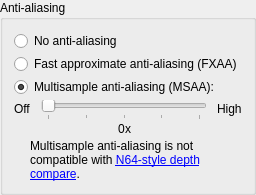
            <widget class="QGroupBox" name="antiAliasingGroupBox">
             <property name="title">
              <string>Anti-aliasing</string>
             </property>
             <layout class="QVBoxLayout" name="verticalLayout_25">
              <property name="spacing">
               <number>18</number>
              </property>
              <item>
               <widget class="QFrame" name="aliasingFrame">
                <property name="toolTip">
                 <string>&lt;html&gt;&lt;head/&gt;&lt;body&gt;&lt;p&gt;GLideN64 offers two methods to smooth jagged polygons:&lt;/p&gt;&lt;p&gt;&lt;span style=&quot; font-weight:600;&quot;&gt;Fast approximate anti-aliasing (FXAA)&lt;/span&gt;: FXAA is a post-processing filter that can provide a decent result, but as good as MSAA. The main reason to use FXAA is to use with &lt;span style=&quot; font-weight:600;&quot;&gt;N64-style depth compare&lt;/span&gt;. FXAA adds some blurriness to the output image, causing some textures like text to possibly look worse.&lt;/p&gt;&lt;p&gt;&lt;span style=&quot; font-weight:600;&quot;&gt;Multisample anti-aliasing (MSAA)&lt;/span&gt;: MSAA is a standard anti-aliasing technique used in computer graphics to improve image quality. Most modern GPUs support 2, 4, 8, and 16 samples. More samples mean better quality, but are slower. There are two downsides: it's incompatible with &lt;span style=&quot; font-weight:600;&quot;&gt;N64-style depth compare&lt;/span&gt; and may cause minor glitches in some games.&lt;/p&gt;&lt;p&gt;Recommendation: [&lt;span style=&quot; font-style:italic;&quot;&gt;Usually 16x MSAA, or FXAA with N64-style depth compare&lt;/span&gt;]&lt;/p&gt;&lt;/body&gt;&lt;/html&gt;</string>
                </property>
                <layout class="QVBoxLayout" name="verticalLayout_54">
                 <property name="spacing">
                  <number>3</number>
                 </property>
                 <property name="leftMargin">
                  <number>0</number>
                 </property>
                 <property name="topMargin">
                  <number>0</number>
                 </property>
                 <property name="rightMargin">
                  <number>0</number>
                 </property>
                 <property name="bottomMargin">
                  <number>0</number>
                 </property>
                 <item>
                  <widget class="QRadioButton" name="noaaRadioButton">
                   <property name="text">
                    <string>No anti-aliasing</string>
                   </property>
                  </widget>
                 </item>
                 <item>
                  <widget class="QRadioButton" name="fxaaRadioButton">
                   <property name="text">
                    <string>Fast approximate anti-aliasing (FXAA)</string>
                   </property>
                  </widget>
                 </item>
                 <item>
                  <widget class="QRadioButton" name="msaaRadioButton">
                   <property name="text">
                    <string>Multisample anti-aliasing (MSAA):</string>
                   </property>
                   <property name="checked">
                    <bool>true</bool>
                   </property>
                  </widget>
                 </item>
                 <item>
                  <widget class="QFrame" name="aliasingSliderFrame">
                   <layout class="QHBoxLayout" name="horizontalLayout_5">
                    <property name="spacing">
                     <number>10</number>
                    </property>
                    <property name="leftMargin">
                     <number>0</number>
                    </property>
                    <property name="topMargin">
                     <number>0</number>
                    </property>
                    <property name="rightMargin">
                     <number>0</number>
                    </property>
                    <property name="bottomMargin">
                     <number>0</number>
                    </property>
                    <item>
                     <layout class="QHBoxLayout" name="horizontalLayout_31">
                      <property name="topMargin">
                       <number>2</number>
                      </property>
                      <item alignment="Qt::AlignmentFlag::AlignTop">
                       <widget class="QLabel" name="aliasingOffLabel">
                        <property name="text">
                         <string>Off</string>
                        </property>
                       </widget>
                      </item>
                     </layout>
                    </item>
                    <item>
                     <layout class="QVBoxLayout" name="verticalLayout_44">
                      <property name="spacing">
                       <number>2</number>
                      </property>
                      <item>
                       <widget class="QSlider" name="aliasingSlider">
                        <property name="maximum">
                         <number>4</number>
                        </property>
                        <property name="singleStep">
                         <number>1</number>
                        </property>
                        <property name="pageStep">
                         <number>1</number>
                        </property>
                        <property name="orientation">
                         <enum>Qt::Orientation::Horizontal</enum>
                        </property>
                        <property name="tickPosition">
                         <enum>QSlider::TickPosition::TicksBelow</enum>
                        </property>
                        <property name="tickInterval">
                         <number>1</number>
                        </property>
                       </widget>
                      </item>
                      <item>
                       <layout class="QHBoxLayout" name="horizontalLayout_3">
                        <property name="spacing">
                         <number>0</number>
                        </property>
                        <item>
                         <spacer name="horizontalSpacer">
                          <property name="orientation">
                           <enum>Qt::Orientation::Horizontal</enum>
                          </property>
                          <property name="sizeType">
                           <enum>QSizePolicy::Policy::MinimumExpanding</enum>
                          </property>
                          <property name="sizeHint" stdset="0">
                           <size>
                            <width>0</width>
                            <height>0</height>
                           </size>
                          </property>
                         </spacer>
                        </item>
                        <item>
                         <widget class="QLabel" name="aliasingLabelVal">
                          <property name="sizePolicy">
                           <sizepolicy hsizetype="Fixed" vsizetype="Preferred">
                            <horstretch>0</horstretch>
                            <verstretch>0</verstretch>
                           </sizepolicy>
                          </property>
                          <property name="text">
                           <string notr="true">0</string>
                          </property>
                         </widget>
                        </item>
                        <item>
                         <widget class="QLabel" name="aliasingXLabel">
                          <property name="sizePolicy">
                           <sizepolicy hsizetype="Fixed" vsizetype="Preferred">
                            <horstretch>0</horstretch>
                            <verstretch>0</verstretch>
                           </sizepolicy>
                          </property>
                          <property name="text">
                           <string notr="true">x</string>
                          </property>
                         </widget>
                        </item>
                        <item>
                         <spacer name="horizontalSpacer_2">
                          <property name="orientation">
                           <enum>Qt::Orientation::Horizontal</enum>
                          </property>
                          <property name="sizeType">
                           <enum>QSizePolicy::Policy::MinimumExpanding</enum>
                          </property>
                          <property name="sizeHint" stdset="0">
                           <size>
                            <width>0</width>
                            <height>0</height>
                           </size>
                          </property>
                         </spacer>
                        </item>
                       </layout>
                      </item>
                     </layout>
                    </item>
                    <item>
                     <layout class="QHBoxLayout" name="horizontalLayout_32">
                      <property name="topMargin">
                       <number>2</number>
                      </property>
                      <item alignment="Qt::AlignmentFlag::AlignTop">
                       <widget class="QLabel" name="aliasingHighLabel">
                        <property name="text">
                         <string extracomment="The highest of a set of numbers">High</string>
                        </property>
                       </widget>
                      </item>
                     </layout>
                    </item>
                   </layout>
                  </widget>
                 </item>
                 <item>
                  <widget class="QFrame" name="aliasingWarningFrame">
                   <layout class="QHBoxLayout" name="horizontalLayout_19">
                    <property name="spacing">
                     <number>9</number>
                    </property>
                    <property name="leftMargin">
                     <number>0</number>
                    </property>
                    <property name="topMargin">
                     <number>0</number>
                    </property>
                    <property name="rightMargin">
                     <number>0</number>
                    </property>
                    <property name="bottomMargin">
                     <number>0</number>
                    </property>
                    <item>
                     <widget class="QLabel" name="aliasingWarningIcon">
                      <property name="sizePolicy">
                       <sizepolicy hsizetype="Fixed" vsizetype="Preferred">
                        <horstretch>0</horstretch>
                        <verstretch>0</verstretch>
                       </sizepolicy>
                      </property>
                      <property name="pixmap">
                       <pixmap resource="icon.qrc">:/Info.ico</pixmap>
                      </property>
                     </widget>
                    </item>
                    <item>
                     <widget class="QLabel" name="aliasingWarningLabel">
                      <property name="text">
                       <string>Multisample anti-aliasing is not compatible with &lt;a href=&quot;#n64DepthCompare&quot;&gt;N64-style depth compare&lt;/a&gt;.</string>
                      </property>
                      <property name="wordWrap">
                       <bool>true</bool>
                      </property>
                      <property name="textInteractionFlags">
                       <set>Qt::TextInteractionFlag::LinksAccessibleByKeyboard|Qt::TextInteractionFlag::LinksAccessibleByMouse</set>
                      </property>
                     </widget>
                    </item>
                   </layout>
                  </widget>
                 </item>
                </layout>
               </widget>
              </item>
             </layout>
            </widget>
